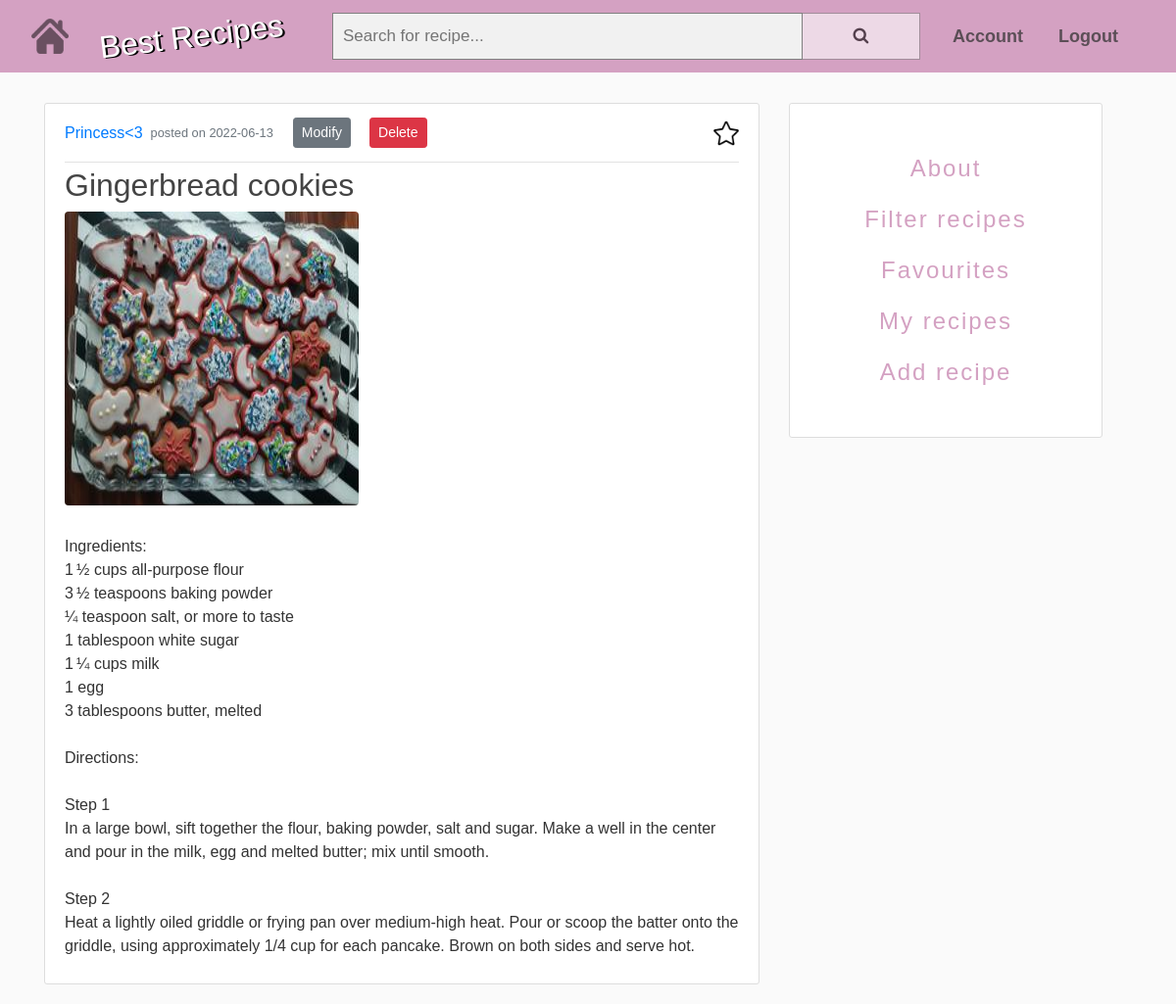
The page /recipes/12 (signed in) on the database its author committed.
### recipes_app/models.py (models this page shows, shortened)
class User(db.Model, UserMixin):
    id = db.Column(db.Integer, primary_key=True)
    username = db.Column(db.String(20), unique=True, nullable=False)
    email = db.Column(db.String(50), unique=True, nullable=False)
    profile_picture = db.Column(db.String(20), nullable=False, default='default_profile_picture.jpg')
    password = db.Column(db.String(60), nullable=False)
    uploaded_recipes = db.relationship('Recipe', backref='author', lazy=True)
    favourite_recipes = db.relationship('Recipe', secondary=lambda: users_favourites_table)
    favourites = association_proxy("favourite_recipes", "recipe_name")

class Recipe(db.Model):
    id = db.Column(db.Integer, primary_key=True)
    recipe_name = db.Column(db.String(60), nullable=False)
    date_posted = db.Column(db.DateTime, nullable=False, default=datetime.utcnow)
    food_image = db.Column(db.String(20), nullable=False, default='default_food_image.jpg')
    description = db.Column(db.String(500), nullable=False)
    user_id = db.Column(db.Integer, db.ForeignKey('user.id'), nullable=False)
    is_private = db.Column(db.Boolean, nullable=False, default=False)
    recipe_tags = db.relationship("Tag", secondary=lambda: recipes_tags_table)
    tags = association_proxy("recipe_tags", "tag")

### recipes_app/routes.py (the view)
@app.route("/recipes/<int:recipe_id>", endpoint='show_recipe')
def show_recipe(recipe_id):
    recipe = Recipe.query.get_or_404(recipe_id)
    if not recipe.is_private or recipe.author == current_user:
        if current_user.is_authenticated:
            icon = '../static/star2.png' if recipe.recipe_name in current_user.favourites else '../static/star.png'
        else:
            icon = '../static/star2.png'
        return render_template("recipe.html", title=recipe.recipe_name, recipe=recipe, icon=icon)
    return render_template("error_message.html", message='Access denied. You are not authorized to do this action.')

### recipes_app/forms.py
class SearchbarForm(FlaskForm):
    search = StringField("Search", validators=[DataRequired()])
    submit = SubmitField('Submit')

### recipes_app/models.py (called while the page is built)
@login_manager.user_loader
def load_user(user_id):
    return User.query.get(int(user_id))

### recipes_app/routes.py (called while the page is built)
@app.context_processor
def base():
    form = SearchbarForm()
    return dict(form=form)

### recipes_app/templates/recipe.html (shortened to what this page needs)
{% extends "basic_layout.html" %}
{% block content %}
    <article class="media content-section">
        <div class="media-body">
            <div class="article-metadata">
                <a class="mr-2"
                   href="{{ url_for('show_user_recipes', username=recipe.author.username) }}">{{ recipe.author.username }}</a>
                <small class="text-muted"> posted on {{ recipe.date_posted.strftime('%Y-%m-%d') }}</small>
                <div class="recipe-options">
                    {% if recipe.author == current_user %}
                        <a class="btn btn-secondary btn-sm mt-1 mb-1"
                           href="{{ url_for('modify_recipe', recipe_id=recipe.id) }}">Modify</a>
                        <button type="button" class="btn btn-danger btn-sm m-1" data-toggle="modal"
                                 data-target="#deleteModal">Delete
                        </button>
                    {% endif %}
                    {% if current_user.is_authenticated %}
                        <div class="stark-container">
                            <a href="{{ url_for('favourite_recipe', recipe_id=recipe.id) }}">
                                <img class="star-icon" src="{{icon}}"/>
                            </a>
                        </div>
                    {% endif %}
                </div>
            </div>
            <h2 class="article-title">{{ recipe.recipe_name }}</h2>
            <img class="rounded article-img" src="{{ url_for('static', filename='food_images/' + recipe.food_image) }}">
            <p class="article-content">{{ recipe.description }}</p>
        </div>
    </article>
{% endblock content %}

### recipes_app/static/main.css (style rules this page uses)
body { background: #fafafa; color: #333333; margin-top: 5rem; }
h1, h2, h3, h4, h5, h6 { color: #444444; }
.content-section { background: #ffffff; padding: 10px 20px; border: 1px solid #dddddd; border-radius: 3px; margin-bottom: 20px; }
.article-title { color: #444444; }
.article-content { white-space: pre-line; margin-top: 30px; }
.article-img { height: 300px; width: 300px; margin-right: 16px; }
.article-metadata { padding-bottom: 10px; margin-bottom: 4px; border-bottom: 1px solid #e3e3e3; display: flex; align-items: center; }
body { font-family: Arial; }
* { box-sizing: border-box; }
.star-icon { margin: auto; height: 26px; transition: 1s; }
.recipe-options { padding-left: 20px; display: flex; flex: 1; align-items: center; gap: 15px; }
.stark-container { display: flex; flex: 1; justify-content: flex-end; }

### rows shown on the page
User: author.username "Princess<3"
Recipe: date_posted "2022-06-13", recipe_name "Gingerbread cookies", food_image (picture), description "Ingredients: 1 ½ cups all-purpose flour 3 ½ teaspoons baking powder ¼ teaspoon salt, or more to taste 1 tablespoon white sugar 1 ¼ cups milk 1 egg 3 tablespoons butter, melted Directions: Step 1 In a large bowl, sift together the flour, baking powder, salt and sugar. Make a well in the center and pour in the milk, egg and melted butter; mix until smooth. Step 2 Heat a lightly oiled griddle or frying pan over medium-high heat. Pour or scoop the batter onto the griddle, using approximately 1/4 cup for each pancake. Brown on both sides and serve hot."
